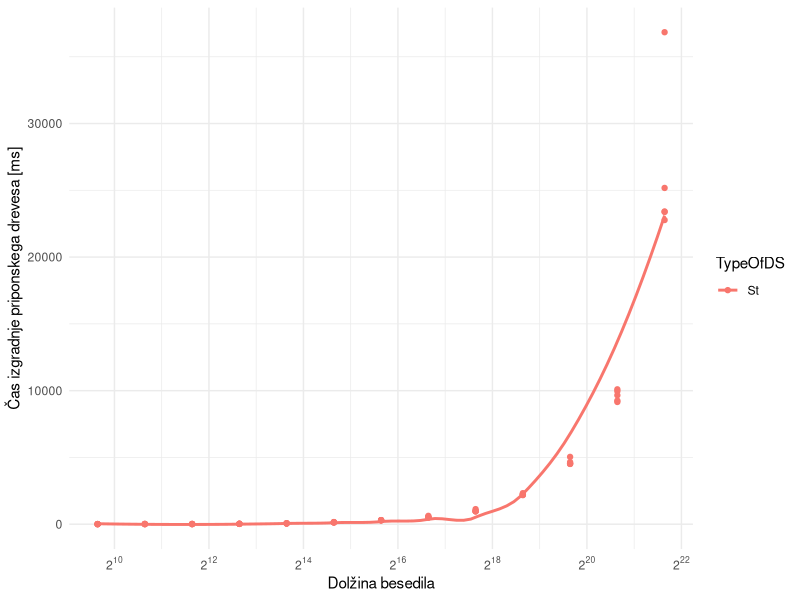
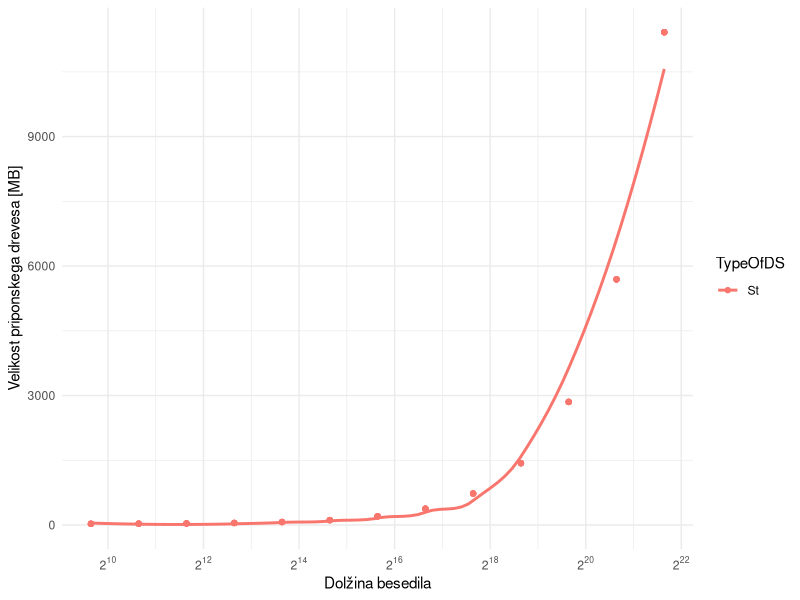
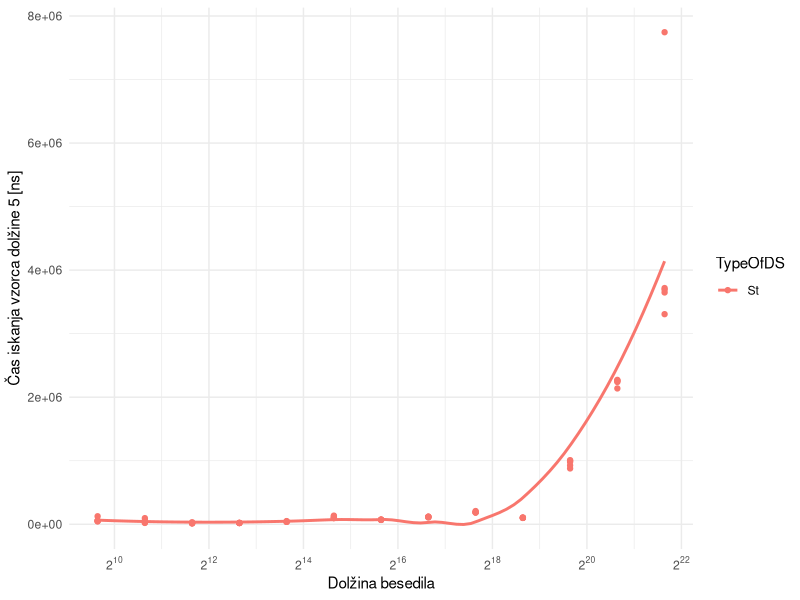
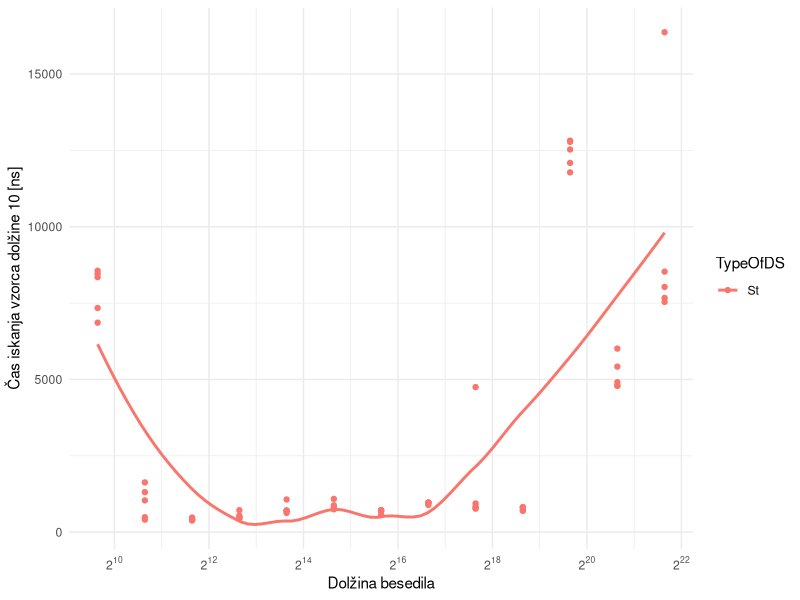
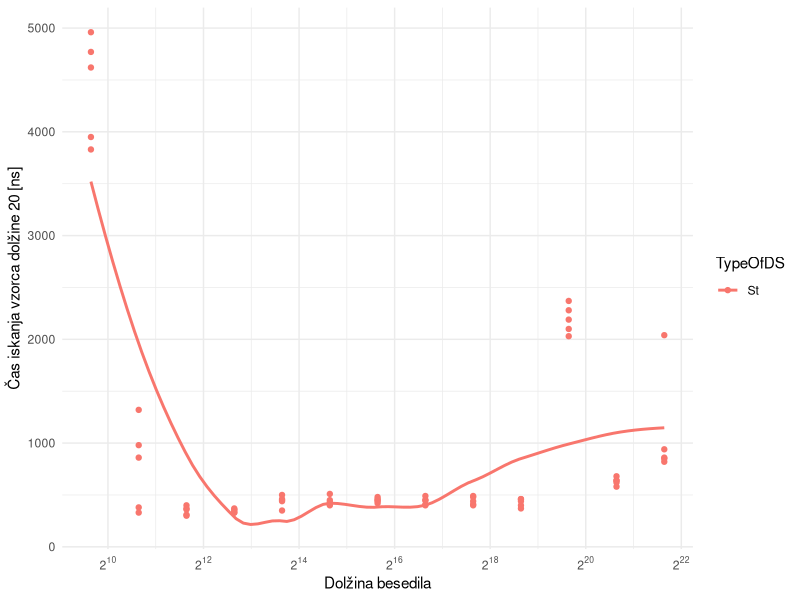
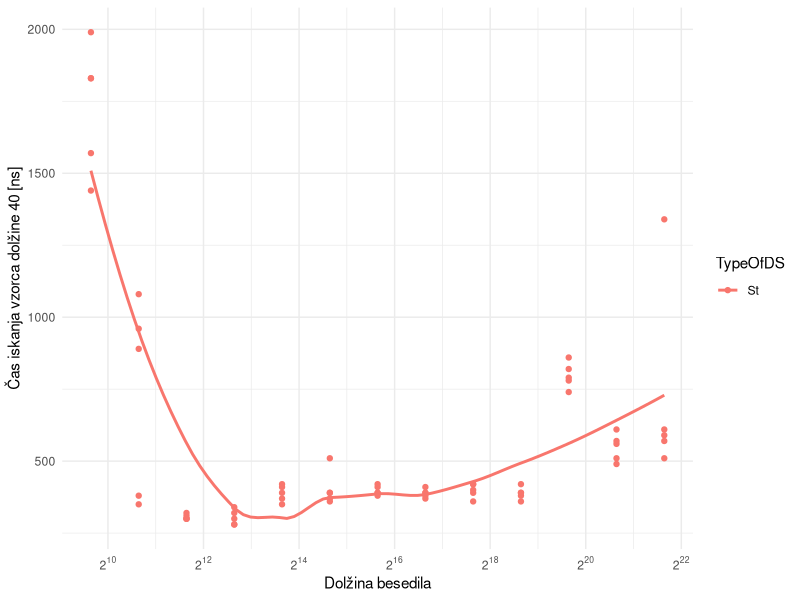
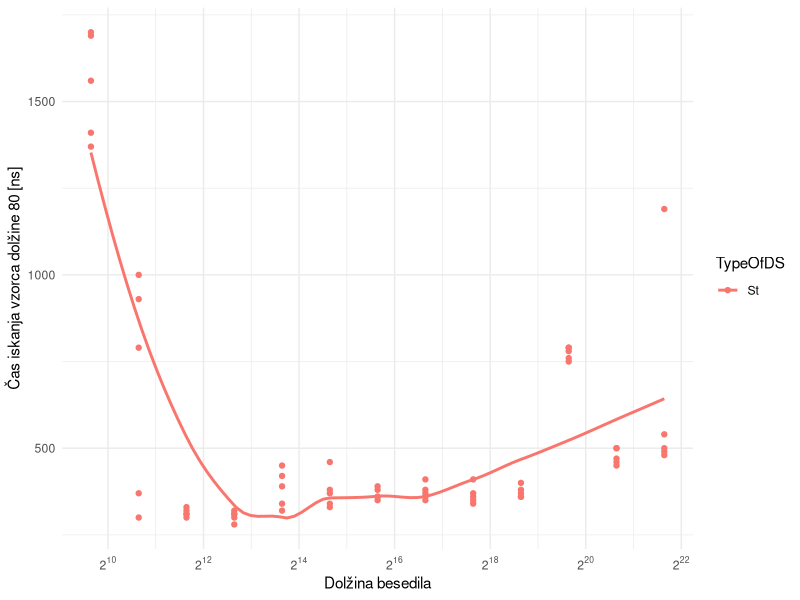
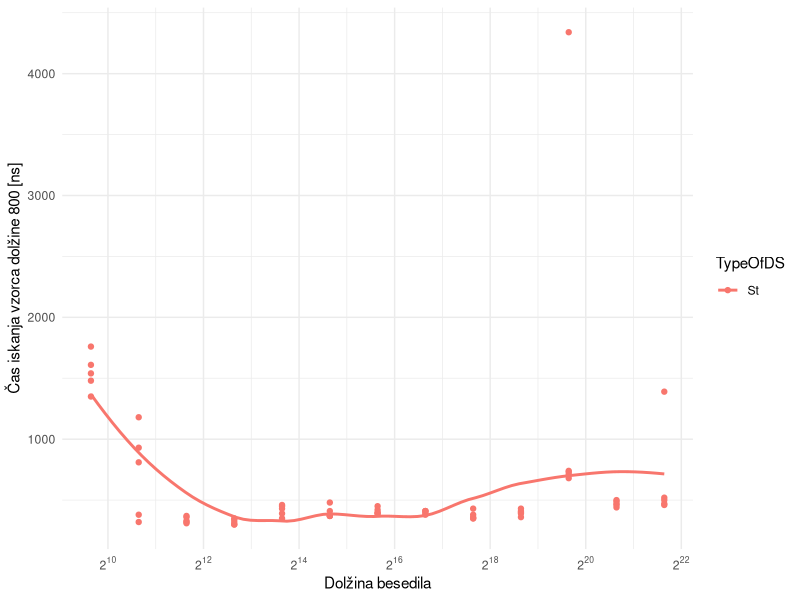

Reproduce these figures in R, in order.
library(tidyverse)
library(scales)
dataST<- read.csv("rezST.csv")
dataST %>% ggplot()+
  aes(x=SizeRun,y=Time,color=TypeOfDS)+
  geom_point()+
  geom_smooth(se=F)+
  theme_minimal()+
  scale_x_continuous(trans = log2_trans(), breaks = trans_breaks("log2", function(x) 2^x),
                     labels = trans_format("log2", math_format(2^.x)))+
  labs(y="Čas izgradnje priponskega drevesa [ms]",x="Dolžina besedila")
ggsave("./Img/izgradnjaDrecvesaST.png")

dataST %>% ggplot()+
  aes(x=SizeRun,y=SizeInBytes,color=TypeOfDS)+
  geom_point()+
  geom_smooth(se=F)+
  theme_minimal()+
  scale_x_continuous(trans = log2_trans(), breaks = trans_breaks("log2", function(x) 2^x),
                     labels = trans_format("log2", math_format(2^.x)))+
  labs(y="Velikost priponskega drevesa [MB]",x="Dolžina besedila")
ggsave("./Img/velikostDrecvesaST.png", bg="white")
dataST %>% ggplot()+
  aes(x=SizeRun,y=tFind5,color=TypeOfDS)+
  geom_point()+
  geom_smooth(se=F)+
  theme_minimal()+
  scale_x_continuous(trans = log2_trans(), breaks = trans_breaks("log2", function(x) 2^x),
                     labels = trans_format("log2", math_format(2^.x)))+
  labs(y="Čas iskanja vzorca dolžine 5 [ns]",x="Dolžina besedila")
ggsave("./Img/iskanje5ST.png", bg="white")
dataST %>% ggplot()+
  aes(x=SizeRun,y=tFind10,color=TypeOfDS)+
  geom_point()+
  geom_smooth(se=F)+
  theme_minimal()+
  scale_x_continuous(trans = log2_trans(), breaks = trans_breaks("log2", function(x) 2^x),
                     labels = trans_format("log2", math_format(2^.x)))+
  labs(y="Čas iskanja vzorca dolžine 10 [ns]",x="Dolžina besedila")
ggsave("./Img/iskanje10ST.png", bg="white")
dataST %>% ggplot()+
  aes(x=SizeRun,y=tFind20,color=TypeOfDS)+
  geom_point()+
  geom_smooth(se=F)+
  theme_minimal()+
  scale_x_continuous(trans = log2_trans(), breaks = trans_breaks("log2", function(x) 2^x),
                     labels = trans_format("log2", math_format(2^.x)))+
  labs(y="Čas iskanja vzorca dolžine 20 [ns]",x="Dolžina besedila")
ggsave("./Img/iskanje20ST.png", bg="white")
dataST %>% ggplot()+
  aes(x=SizeRun,y=tFind40,color=TypeOfDS)+
  geom_point()+
  geom_smooth(se=F)+
  theme_minimal()+
  scale_x_continuous(trans = log2_trans(), breaks = trans_breaks("log2", function(x) 2^x),
                     labels = trans_format("log2", math_format(2^.x)))+
  labs(y="Čas iskanja vzorca dolžine 40 [ns]",x="Dolžina besedila")
ggsave("./Img/iskanje40ST.png", bg="white")
dataST %>% ggplot()+
  aes(x=SizeRun,y=tFind80,color=TypeOfDS)+
  geom_point()+
  geom_smooth(se=F)+
  theme_minimal()+
  scale_x_continuous(trans = log2_trans(), breaks = trans_breaks("log2", function(x) 2^x),
                     labels = trans_format("log2", math_format(2^.x)))+
  labs(y="Čas iskanja vzorca dolžine 80 [ns]",x="Dolžina besedila")
ggsave("./Img/iskanje80ST.png", bg="white")

dataST %>% ggplot()+
  aes(x=SizeRun,y=tFind800,color=TypeOfDS)+
  geom_point()+
  geom_smooth(se=F)+
  theme_minimal()+
  scale_x_continuous(trans = log2_trans(), breaks = trans_breaks("log2", function(x) 2^x),
                     labels = trans_format("log2", math_format(2^.x)))+
  labs(y="Čas iskanja vzorca dolžine 800 [ns]",x="Dolžina besedila")
ggsave("./Img/iskanje800ST.png", bg="white")

dataST %>% ggplot()+
  aes(x=Log,y=tFindLog,color=TypeOfDS)+
  geom_point()+
  geom_smooth(se=F)+
  theme_minimal()+
  labs(y="Čas iskanja vzorca dolžine log(n) [ns]",x="Dolžina vzorca log(n)")
ggsave("./Img/iskanjeLogST.png", bg="white")

dataCST<- read.csv("rezCST.csv")
dataCST %>% ggplot()+
  aes(x=SizeRun,y=Time,color=TypeOfDS)+
  geom_point()+
  geom_smooth(se=F)+
  theme_minimal()+
  scale_x_continuous(trans = log2_trans(), breaks = trans_breaks("log2", function(x) 2^x),
                     labels = trans_format("log2", math_format(2^.x)))+
  labs(y="Čas izgradnje priponskega drevesa [ms]",x="Dolžina besedila")
ggsave("./Img/izgradnjaDrecvesaCST.png", bg="white")

dataCST %>% ggplot()+
  aes(x=SizeRun,y=SizeInBytes,color=TypeOfDS)+
  geom_point()+
  geom_smooth(se=F)+
  theme_minimal()+
  scale_x_continuous(trans = log2_trans(), breaks = trans_breaks("log2", function(x) 2^x),
                     labels = trans_format("log2", math_format(2^.x)))+
  labs(y="Velikost priponskega drevesa [MB]",x="Dolžina besedila")
ggsave("./Img/velikostDrecvesaCST.png", bg="white")
dataCST %>% ggplot()+
  aes(x=SizeRun,y=tFind5,color=TypeOfDS)+
  geom_point()+
  geom_smooth(se=F)+
  theme_minimal()+
  scale_x_continuous(trans = log2_trans(), breaks = trans_breaks("log2", function(x) 2^x),
                     labels = trans_format("log2", math_format(2^.x)))+
  labs(y="Čas iskanja vzorca dolžine 5 [ns]",x="Dolžina besedila")
ggsave("./Img/iskanje5CST.png", bg="white")
dataCST %>% ggplot()+
  aes(x=SizeRun,y=tFind10,color=TypeOfDS)+
  geom_point()+
  geom_smooth(se=F)+
  theme_minimal()+
  scale_x_continuous(trans = log2_trans(), breaks = trans_breaks("log2", function(x) 2^x),
                     labels = trans_format("log2", math_format(2^.x)))+
  labs(y="Čas iskanja vzorca dolžine 10 [ns]",x="Dolžina besedila")
ggsave("./Img/iskanje10CST.png", bg="white")
dataCST %>% ggplot()+
  aes(x=SizeRun,y=tFind20,color=TypeOfDS)+
  geom_point()+
  geom_smooth(se=F)+
  theme_minimal()+
  scale_x_continuous(trans = log2_trans(), breaks = trans_breaks("log2", function(x) 2^x),
                     labels = trans_format("log2", math_format(2^.x)))+
  labs(y="Čas iskanja vzorca dolžine 20 [ns]",x="Dolžina besedila")
ggsave("./Img/iskanje20CST.png", bg="white")
dataCST %>% ggplot()+
  aes(x=SizeRun,y=tFind40,color=TypeOfDS)+
  geom_point()+
  geom_smooth(se=F)+
  theme_minimal()+
  scale_x_continuous(trans = log2_trans(), breaks = trans_breaks("log2", function(x) 2^x),
                     labels = trans_format("log2", math_format(2^.x)))+
  labs(y="Čas iskanja vzorca dolžine 40 [ns]",x="Dolžina besedila")
ggsave("./Img/iskanje40CST.png", bg="white")
dataCST %>% ggplot()+
  aes(x=SizeRun,y=tFind80,color=TypeOfDS)+
  geom_point()+
  geom_smooth(se=F)+
  theme_minimal()+
  scale_x_continuous(trans = log2_trans(), breaks = trans_breaks("log2", function(x) 2^x),
                     labels = trans_format("log2", math_format(2^.x)))+
  labs(y="Čas iskanja vzorca dolžine 80 [ns]",x="Dolžina besedila")
ggsave("./Img/iskanje80CST.png", bg="white")

dataCST %>% ggplot()+
  aes(x=SizeRun,y=tFind800,color=TypeOfDS)+
  geom_point()+
  geom_smooth(se=F)+
  theme_minimal()+
  scale_x_continuous(trans = log2_trans(), breaks = trans_breaks("log2", function(x) 2^x),
                     labels = trans_format("log2", math_format(2^.x)))+
  labs(y="Čas iskanja vzorca dolžine 800 [ns]",x="Dolžina besedila")
ggsave("./Img/iskanje800CST.png", bg="white")

dataCST %>% ggplot()+
  aes(x=Log,y=tFindLog,color=TypeOfDS)+
  geom_point()+
  geom_smooth(se=F)+
  theme_minimal()+
  labs(y="Čas iskanja vzorca dolžine log(n) [ns]",x="Dolžina vzorca log(n)")
ggsave("./Img/iskanjeLogCST.png", bg="white")

data<- rbind(dataST,dataCST)
data %>% ggplot()+
  aes(x=SizeRun,y=Time,color=TypeOfDS)+
  geom_point()+
  geom_smooth(se=F)+
  theme_minimal()+
  scale_x_continuous(trans = log2_trans(), breaks = trans_breaks("log2", function(x) 2^x),
                     labels = trans_format("log2", math_format(2^.x)))+
  labs(y="Čas izgradnje priponskega drevesa [ms]",x="Dolžina besedila")
ggsave("./Img/izgradnjaDrecvesa.png", bg="white")

data %>% ggplot()+
  aes(x=SizeRun,y=SizeInBytes,color=TypeOfDS)+
  geom_point()+
  geom_smooth(se=F)+
  theme_minimal()+
  scale_x_continuous(trans = log2_trans(), breaks = trans_breaks("log2", function(x) 2^x),
                     labels = trans_format("log2", math_format(2^.x)))+
  labs(y="Velikost priponskega drevesa [MB]",x="Dolžina besedila")
ggsave("./Img/velikostDrecvesa.png", bg="white")
data %>% ggplot()+
  aes(x=SizeRun,y=tFind5,color=TypeOfDS)+
  geom_point()+
  geom_smooth(se=F)+
  theme_minimal()+
  scale_x_continuous(trans = log2_trans(), breaks = trans_breaks("log2", function(x) 2^x),
                     labels = trans_format("log2", math_format(2^.x)))+
  labs(y="Čas iskanja vzorca dolžine 5 [ns]",x="Dolžina besedila")
ggsave("./Img/iskanje5.png", bg="white")
data %>% ggplot()+
  aes(x=SizeRun,y=tFind10,color=TypeOfDS)+
  geom_point()+
  geom_smooth(se=F)+
  theme_minimal()+
  scale_x_continuous(trans = log2_trans(), breaks = trans_breaks("log2", function(x) 2^x),
                     labels = trans_format("log2", math_format(2^.x)))+
  labs(y="Čas iskanja vzorca dolžine 10 [ns]",x="Dolžina besedila")
ggsave("./Img/iskanje10.png", bg="white")
data %>% ggplot()+
  aes(x=SizeRun,y=tFind20,color=TypeOfDS)+
  geom_point()+
  geom_smooth(se=F)+
  theme_minimal()+
  scale_x_continuous(trans = log2_trans(), breaks = trans_breaks("log2", function(x) 2^x),
                     labels = trans_format("log2", math_format(2^.x)))+
  labs(y="Čas iskanja vzorca dolžine 20 [ns]",x="Dolžina besedila")
ggsave("./Img/iskanje20.png", bg="white")
data %>% ggplot()+
  aes(x=SizeRun,y=tFind40,color=TypeOfDS)+
  geom_point()+
  geom_smooth(se=F)+
  theme_minimal()+
  scale_x_continuous(trans = log2_trans(), breaks = trans_breaks("log2", function(x) 2^x),
                     labels = trans_format("log2", math_format(2^.x)))+
  labs(y="Čas iskanja vzorca dolžine 40 [ns]",x="Dolžina besedila")
ggsave("./Img/iskanje40.png", bg="white")
data %>% ggplot()+
  aes(x=SizeRun,y=tFind80,color=TypeOfDS)+
  geom_point()+
  geom_smooth(se=F)+
  theme_minimal()+
  scale_x_continuous(trans = log2_trans(), breaks = trans_breaks("log2", function(x) 2^x),
                     labels = trans_format("log2", math_format(2^.x)))+
  labs(y="Čas iskanja vzorca dolžine 80 [ns]",x="Dolžina besedila")
ggsave("./Img/iskanje80.png", bg="white")

data %>% ggplot()+
  aes(x=SizeRun,y=tFind800,color=TypeOfDS)+
  geom_point()+
  geom_smooth(se=F)+
  theme_minimal()+
  scale_x_continuous(trans = log2_trans(), breaks = trans_breaks("log2", function(x) 2^x),
                     labels = trans_format("log2", math_format(2^.x)))+
  labs(y="Čas iskanja vzorca dolžine 800 [ns]",x="Dolžina besedila")
ggsave("./Img/iskanje800.png", bg="white")

data %>% ggplot()+
  aes(x=Log,y=tFindLog,color=TypeOfDS)+
  geom_point()+
  geom_smooth(se=F)+
  theme_minimal()+
  labs(y="Čas iskanja vzorca dolžine log(n) [ns]",x="Dolžina vzorca log(n)")
ggsave("./Img/iskanjeLog.png", bg="white")

